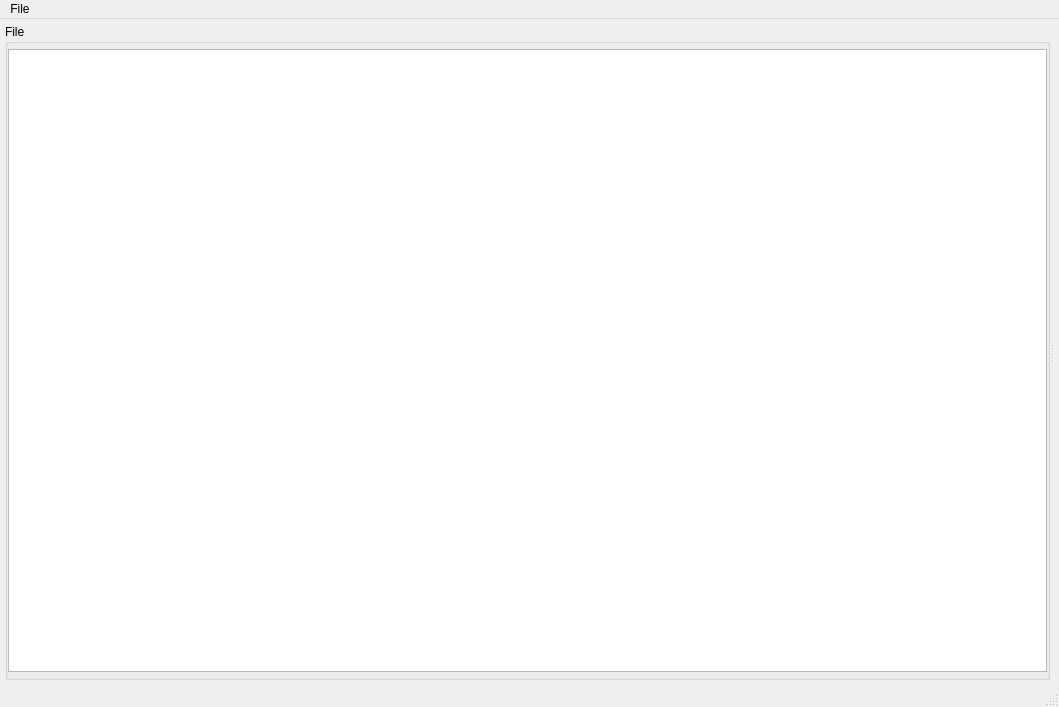
<?xml version="1.0" encoding="UTF-8"?>
<ui version="4.0">
 <class>MainWindow</class>
 <widget class="QMainWindow" name="MainWindow">
  <property name="enabled">
   <bool>true</bool>
  </property>
  <property name="geometry">
   <rect>
    <x>0</x>
    <y>0</y>
    <width>1059</width>
    <height>707</height>
   </rect>
  </property>
  <property name="acceptDrops">
   <bool>true</bool>
  </property>
  <property name="windowTitle">
   <string>MainWindow</string>
  </property>
  <property name="autoFillBackground">
   <bool>false</bool>
  </property>
  <widget class="QWidget" name="centralwidget">
   <layout class="QHBoxLayout" name="horizontalLayout">
    <property name="margin">
     <number>5</number>
    </property>
    <item>
     <widget class="QSplitter" name="splitter_3">
      <property name="lineWidth">
       <number>1</number>
      </property>
      <property name="orientation">
       <enum>Qt::Horizontal</enum>
      </property>
      <property name="childrenCollapsible">
       <bool>false</bool>
      </property>
      <widget class="QSplitter" name="splitter">
       <property name="sizePolicy">
        <sizepolicy hsizetype="Expanding" vsizetype="Preferred">
         <horstretch>0</horstretch>
         <verstretch>0</verstretch>
        </sizepolicy>
       </property>
       <property name="minimumSize">
        <size>
         <width>100</width>
         <height>0</height>
        </size>
       </property>
       <property name="orientation">
        <enum>Qt::Vertical</enum>
       </property>
       <widget class="QGroupBox" name="groupBox2">
        <property name="sizePolicy">
         <sizepolicy hsizetype="Expanding" vsizetype="MinimumExpanding">
          <horstretch>0</horstretch>
          <verstretch>0</verstretch>
         </sizepolicy>
        </property>
        <property name="minimumSize">
         <size>
          <width>0</width>
          <height>20</height>
         </size>
        </property>
        <property name="title">
         <string>File</string>
        </property>
        <property name="flat">
         <bool>true</bool>
        </property>
        <property name="checkable">
         <bool>false</bool>
        </property>
        <layout class="QVBoxLayout" name="verticalLayout_3">
         <property name="spacing">
          <number>1</number>
         </property>
         <property name="sizeConstraint">
          <enum>QLayout::SetDefaultConstraint</enum>
         </property>
         <property name="leftMargin">
          <number>0</number>
         </property>
         <property name="topMargin">
          <number>5</number>
         </property>
         <property name="rightMargin">
          <number>0</number>
         </property>
         <property name="bottomMargin">
          <number>5</number>
         </property>
         <item>
          <widget class="QTreeView" name="tree_file">
           <property name="alternatingRowColors">
            <bool>true</bool>
           </property>
           <property name="indentation">
            <number>20</number>
           </property>
          </widget>
         </item>
        </layout>
       </widget>
      </widget>
      <widget class="QSplitter" name="plotSplitter">
       <property name="sizePolicy">
        <sizepolicy hsizetype="Preferred" vsizetype="Expanding">
         <horstretch>1</horstretch>
         <verstretch>0</verstretch>
        </sizepolicy>
       </property>
       <property name="orientation">
        <enum>Qt::Vertical</enum>
       </property>
      </widget>
     </widget>
    </item>
   </layout>
  </widget>
  <widget class="QMenuBar" name="menubar">
   <property name="geometry">
    <rect>
     <x>0</x>
     <y>0</y>
     <width>1059</width>
     <height>21</height>
    </rect>
   </property>
   <property name="nativeMenuBar">
    <bool>true</bool>
   </property>
   <widget class="QMenu" name="menuFile">
    <property name="title">
     <string>File</string>
    </property>
    <addaction name="actionExit"/>
   </widget>
   <addaction name="menuFile"/>
  </widget>
  <widget class="QStatusBar" name="statusbar"/>
  <action name="insertRowAction">
   <property name="text">
    <string>Insert Row</string>
   </property>
   <property name="shortcut">
    <string>Ctrl+I, R</string>
   </property>
  </action>
  <action name="removeRowAction">
   <property name="text">
    <string>Remove Row</string>
   </property>
   <property name="shortcut">
    <string>Ctrl+R, R</string>
   </property>
  </action>
  <action name="insertColumnAction">
   <property name="text">
    <string>Insert Column</string>
   </property>
   <property name="shortcut">
    <string>Ctrl+I, C</string>
   </property>
  </action>
  <action name="removeColumnAction">
   <property name="text">
    <string>Remove Column</string>
   </property>
   <property name="shortcut">
    <string>Ctrl+R, C</string>
   </property>
  </action>
  <action name="insertChildAction">
   <property name="text">
    <string>Insert Child</string>
   </property>
   <property name="shortcut">
    <string>Ctrl+N</string>
   </property>
  </action>
  <action name="actionExit">
   <property name="text">
    <string>Exit</string>
   </property>
   <property name="shortcut">
    <string>Ctrl+Q, Ctrl+W</string>
   </property>
  </action>
 </widget>
 <tabstops>
  <tabstop>tree_file</tabstop>
 </tabstops>
 <resources/>
 <connections/>
</ui>
